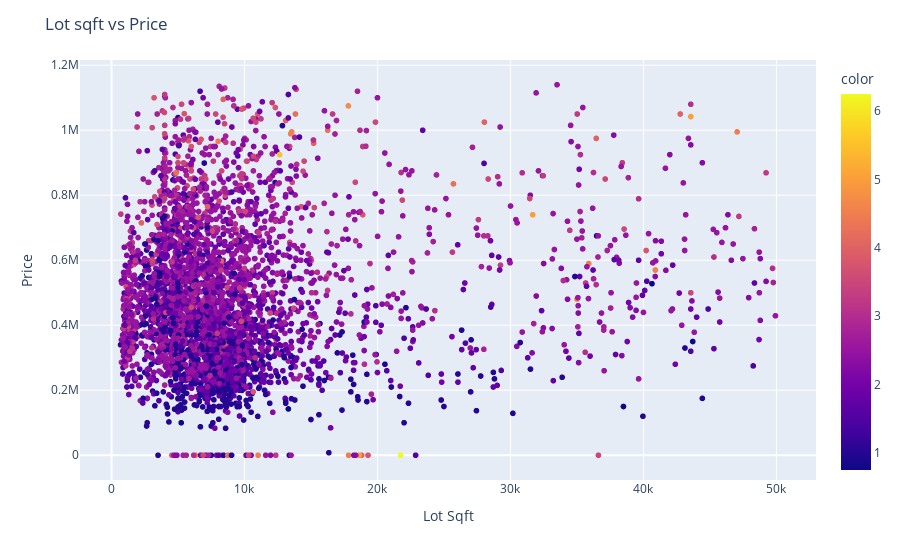

Notebook cell for this chart:
### Code cell
data_sqft = data_no_outliers1[data_no_outliers1['price']<5000000]
fig = px.scatter(x=data_sqft['sqft_lot'], y=data_sqft['price'], color=data_sqft['bathrooms'])
fig.update_layout(
    xaxis= dict(title='Lot Sqft'),
    yaxis= dict(title='Price'),
    #color=dict(title='Bathrooms'),
    title= 'Lot sqft vs Price'
) 

fig.show()

### Figure 1 — Plotly figure (JSON) as saved in the notebook; plotly's stock layout.template omitted (floating-point values rounded to 4 significant figures; data arrays with more than 128 entries replaced by an {"elided": "..."} marker saying what was removed)
{"data": [{"hovertemplate": "x=%{x}<br>y=%{y}<br>color=%{marker.color}<extra></extra>", "legendgroup": "", "marker": {"color": {"elided": "4085 float values"}, "coloraxis": "coloraxis", "symbol": "circle"}, "mode": "markers", "name": "", "showlegend": false, "type": "scattergl", "x": {"elided": "4085 int values"}, "xaxis": "x", "y": {"elided": "4085 float values"}, "yaxis": "y"}], "layout": {"autosize": true, "coloraxis": {"colorbar": {"title": {"text": "color"}}, "colorscale": [[0, "#0d0887"], [0.1111, "#46039f"], [0.2222, "#7201a8"], [0.3333, "#9c179e"], [0.4444, "#bd3786"], [0.5556, "#d8576b"], [0.6667, "#ed7953"], [0.7778, "#fb9f3a"], [0.8889, "#fdca26"], [1, "#f0f921"]]}, "legend": {"tracegroupgap": 0}, "margin": {"t": 60}, "title": {"text": "Lot sqft vs Price"}, "xaxis": {"anchor": "y", "autorange": true, "domain": [0, 1], "range": [-2301.0, 52910.0], "title": {"text": "Lot Sqft"}, "type": "linear"}, "yaxis": {"anchor": "x", "autorange": true, "domain": [0, 1], "range": [-88270.0, 1228000.0], "title": {"text": "Price"}, "type": "linear"}}}
